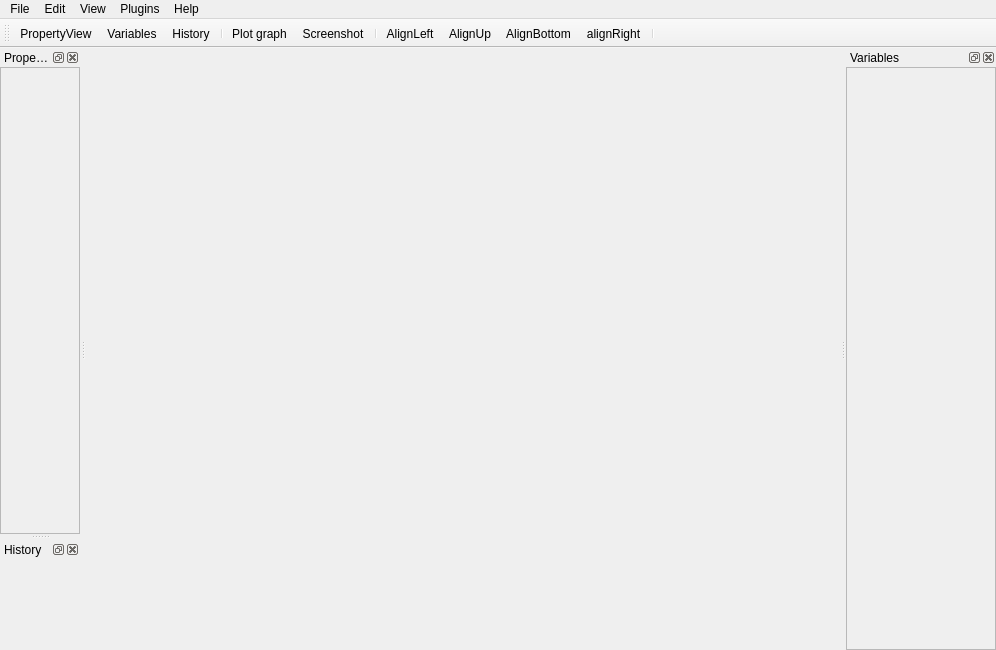
<?xml version="1.0" encoding="UTF-8"?>
<ui version="4.0">
 <class>MainWindow</class>
 <widget class="QMainWindow" name="MainWindow">
  <property name="enabled">
   <bool>true</bool>
  </property>
  <property name="geometry">
   <rect>
    <x>0</x>
    <y>0</y>
    <width>996</width>
    <height>650</height>
   </rect>
  </property>
  <property name="windowTitle">
   <string>PyFlow</string>
  </property>
  <property name="windowIcon">
   <iconset resource="../nodes_res.qrc">
    <normaloff>:/icons/resources/LogoBpApp.png</normaloff>:/icons/resources/LogoBpApp.png</iconset>
  </property>
  <property name="documentMode">
   <bool>false</bool>
  </property>
  <property name="dockOptions">
   <set>QMainWindow::AllowTabbedDocks</set>
  </property>
  <widget class="QWidget" name="centralwidget">
   <property name="locale">
    <locale language="English" country="UnitedStates"/>
   </property>
   <layout class="QGridLayout" name="gridLayout_3">
    <property name="leftMargin">
     <number>1</number>
    </property>
    <property name="topMargin">
     <number>1</number>
    </property>
    <property name="rightMargin">
     <number>1</number>
    </property>
    <property name="bottomMargin">
     <number>1</number>
    </property>
    <property name="spacing">
     <number>1</number>
    </property>
    <item row="1" column="0">
     <widget class="QSplitter" name="horizontal_splitter">
      <property name="styleSheet">
       <string notr="true"/>
      </property>
      <property name="orientation">
       <enum>Qt::Horizontal</enum>
      </property>
      <widget class="QWidget" name="SceneWidget" native="true">
       <layout class="QGridLayout" name="gridLayout">
        <property name="leftMargin">
         <number>1</number>
        </property>
        <property name="topMargin">
         <number>1</number>
        </property>
        <property name="rightMargin">
         <number>1</number>
        </property>
        <property name="bottomMargin">
         <number>1</number>
        </property>
        <item row="1" column="0">
         <layout class="QGridLayout" name="SceneLayout">
          <property name="sizeConstraint">
           <enum>QLayout::SetMaximumSize</enum>
          </property>
         </layout>
        </item>
        <item row="0" column="0">
         <widget class="QWidget" name="widgetCurrentGraphPath" native="true">
          <property name="sizePolicy">
           <sizepolicy hsizetype="Preferred" vsizetype="Maximum">
            <horstretch>0</horstretch>
            <verstretch>0</verstretch>
           </sizepolicy>
          </property>
          <layout class="QHBoxLayout" name="horizontalLayout_3">
           <property name="leftMargin">
            <number>0</number>
           </property>
           <property name="topMargin">
            <number>0</number>
           </property>
           <property name="rightMargin">
            <number>0</number>
           </property>
           <property name="bottomMargin">
            <number>0</number>
           </property>
           <item>
            <layout class="QHBoxLayout" name="layoutGraphPath">
             <property name="spacing">
              <number>2</number>
             </property>
             <property name="topMargin">
              <number>2</number>
             </property>
             <property name="bottomMargin">
              <number>2</number>
             </property>
             <item>
              <spacer name="horizontalSpacer">
               <property name="orientation">
                <enum>Qt::Horizontal</enum>
               </property>
               <property name="sizeHint" stdset="0">
                <size>
                 <width>40</width>
                 <height>20</height>
                </size>
               </property>
              </spacer>
             </item>
            </layout>
           </item>
          </layout>
         </widget>
        </item>
       </layout>
      </widget>
     </widget>
    </item>
    <item row="0" column="0">
     <widget class="QWidget" name="widget" native="true">
      <property name="sizePolicy">
       <sizepolicy hsizetype="Preferred" vsizetype="Maximum">
        <horstretch>0</horstretch>
        <verstretch>0</verstretch>
       </sizepolicy>
      </property>
      <layout class="QHBoxLayout" name="horizontalLayout">
       <property name="leftMargin">
        <number>0</number>
       </property>
       <property name="topMargin">
        <number>0</number>
       </property>
       <property name="rightMargin">
        <number>0</number>
       </property>
       <property name="bottomMargin">
        <number>0</number>
       </property>
      </layout>
     </widget>
    </item>
   </layout>
  </widget>
  <widget class="QMenuBar" name="menuBar">
   <property name="geometry">
    <rect>
     <x>0</x>
     <y>0</y>
     <width>996</width>
     <height>21</height>
    </rect>
   </property>
   <widget class="QMenu" name="menuEdit">
    <property name="title">
     <string>Edit</string>
    </property>
    <addaction name="actionDelete"/>
    <addaction name="separator"/>
    <addaction name="actionClear_history"/>
   </widget>
   <widget class="QMenu" name="menuView">
    <property name="title">
     <string>View</string>
    </property>
    <addaction name="actionVariables"/>
    <addaction name="actionHistory"/>
    <addaction name="actionPropertyView"/>
   </widget>
   <widget class="QMenu" name="menuFile">
    <property name="title">
     <string>File</string>
    </property>
    <addaction name="actionNew"/>
    <addaction name="actionSave"/>
    <addaction name="actionLoad"/>
    <addaction name="actionSave_as"/>
   </widget>
   <widget class="QMenu" name="menuHelp">
    <property name="title">
     <string>Help</string>
    </property>
    <addaction name="actionPlot_graph"/>
    <addaction name="actionShortcuts"/>
   </widget>
   <widget class="QMenu" name="menuPlugins">
    <property name="title">
     <string>Plugins</string>
    </property>
    <addaction name="actionNew_Node"/>
    <addaction name="actionNew_Command"/>
    <addaction name="actionFunction_Library"/>
    <addaction name="actionNew_pin"/>
   </widget>
   <addaction name="menuFile"/>
   <addaction name="menuEdit"/>
   <addaction name="menuView"/>
   <addaction name="menuPlugins"/>
   <addaction name="menuHelp"/>
  </widget>
  <widget class="QToolBar" name="toolBar">
   <property name="windowTitle">
    <string>toolBar</string>
   </property>
   <attribute name="toolBarArea">
    <enum>TopToolBarArea</enum>
   </attribute>
   <attribute name="toolBarBreak">
    <bool>false</bool>
   </attribute>
   <addaction name="actionPropertyView"/>
   <addaction name="actionVariables"/>
   <addaction name="actionHistory"/>
   <addaction name="separator"/>
   <addaction name="actionPlot_graph"/>
   <addaction name="actionScreenshot"/>
   <addaction name="separator"/>
   <addaction name="actionAlignLeft"/>
   <addaction name="actionAlignUp"/>
   <addaction name="actionAlignBottom"/>
   <addaction name="actionAlignRight"/>
   <addaction name="separator"/>
  </widget>
  <widget class="QDockWidget" name="dockWidgetVariables">
   <property name="minimumSize">
    <size>
     <width>150</width>
     <height>113</height>
    </size>
   </property>
   <property name="floating">
    <bool>false</bool>
   </property>
   <property name="features">
    <set>QDockWidget::AllDockWidgetFeatures</set>
   </property>
   <property name="allowedAreas">
    <set>Qt::BottomDockWidgetArea|Qt::LeftDockWidgetArea|Qt::RightDockWidgetArea</set>
   </property>
   <property name="windowTitle">
    <string>Variables</string>
   </property>
   <attribute name="dockWidgetArea">
    <number>2</number>
   </attribute>
   <widget class="QWidget" name="dockWidgetContents_5">
    <layout class="QVBoxLayout" name="verticalLayout_2">
     <property name="leftMargin">
      <number>0</number>
     </property>
     <property name="topMargin">
      <number>0</number>
     </property>
     <property name="rightMargin">
      <number>0</number>
     </property>
     <property name="bottomMargin">
      <number>0</number>
     </property>
     <item>
      <widget class="QScrollArea" name="scrollArea_2">
       <property name="widgetResizable">
        <bool>true</bool>
       </property>
       <widget class="QWidget" name="scrollAreaWidgetContents_2">
        <property name="geometry">
         <rect>
          <x>0</x>
          <y>0</y>
          <width>148</width>
          <height>571</height>
         </rect>
        </property>
        <property name="sizePolicy">
         <sizepolicy hsizetype="Preferred" vsizetype="Preferred">
          <horstretch>0</horstretch>
          <verstretch>0</verstretch>
         </sizepolicy>
        </property>
        <layout class="QGridLayout" name="gridLayout_5">
         <property name="leftMargin">
          <number>0</number>
         </property>
         <property name="topMargin">
          <number>0</number>
         </property>
         <property name="rightMargin">
          <number>0</number>
         </property>
         <property name="bottomMargin">
          <number>0</number>
         </property>
         <item row="0" column="0">
          <layout class="QGridLayout" name="leftDockGridLayout"/>
         </item>
        </layout>
       </widget>
      </widget>
     </item>
    </layout>
   </widget>
  </widget>
  <widget class="QDockWidget" name="dockWidgetNodeView">
   <property name="minimumSize">
    <size>
     <width>80</width>
     <height>93</height>
    </size>
   </property>
   <property name="allowedAreas">
    <set>Qt::BottomDockWidgetArea|Qt::LeftDockWidgetArea|Qt::RightDockWidgetArea</set>
   </property>
   <property name="windowTitle">
    <string>PropertyView</string>
   </property>
   <attribute name="dockWidgetArea">
    <number>1</number>
   </attribute>
   <widget class="QWidget" name="dockWidgetContents">
    <layout class="QVBoxLayout" name="verticalLayout">
     <property name="spacing">
      <number>0</number>
     </property>
     <property name="leftMargin">
      <number>0</number>
     </property>
     <property name="topMargin">
      <number>0</number>
     </property>
     <property name="rightMargin">
      <number>0</number>
     </property>
     <property name="bottomMargin">
      <number>0</number>
     </property>
     <item>
      <widget class="QScrollArea" name="scrollArea">
       <property name="widgetResizable">
        <bool>true</bool>
       </property>
       <widget class="QWidget" name="scrollAreaWidgetContents_3">
        <property name="geometry">
         <rect>
          <x>0</x>
          <y>0</y>
          <width>78</width>
          <height>396</height>
         </rect>
        </property>
        <layout class="QGridLayout" name="gridLayout_4">
         <property name="leftMargin">
          <number>0</number>
         </property>
         <property name="topMargin">
          <number>0</number>
         </property>
         <property name="rightMargin">
          <number>0</number>
         </property>
         <property name="bottomMargin">
          <number>0</number>
         </property>
         <item row="0" column="0">
          <layout class="QFormLayout" name="formLayout"/>
         </item>
        </layout>
       </widget>
      </widget>
     </item>
    </layout>
   </widget>
  </widget>
  <widget class="QDockWidget" name="dockWidgetUndoStack">
   <property name="enabled">
    <bool>true</bool>
   </property>
   <property name="windowIcon">
    <iconset resource="../nodes_res.qrc">
     <normaloff>:/icons/resources/history.png</normaloff>:/icons/resources/history.png</iconset>
   </property>
   <property name="allowedAreas">
    <set>Qt::BottomDockWidgetArea|Qt::LeftDockWidgetArea|Qt::RightDockWidgetArea</set>
   </property>
   <property name="windowTitle">
    <string>History</string>
   </property>
   <attribute name="dockWidgetArea">
    <number>1</number>
   </attribute>
   <widget class="QWidget" name="dockWidgetContents_3">
    <property name="sizePolicy">
     <sizepolicy hsizetype="Preferred" vsizetype="Expanding">
      <horstretch>0</horstretch>
      <verstretch>0</verstretch>
     </sizepolicy>
    </property>
    <layout class="QGridLayout" name="gridLayout_6">
     <property name="leftMargin">
      <number>1</number>
     </property>
     <property name="topMargin">
      <number>1</number>
     </property>
     <property name="rightMargin">
      <number>1</number>
     </property>
     <property name="bottomMargin">
      <number>1</number>
     </property>
     <property name="spacing">
      <number>1</number>
     </property>
    </layout>
   </widget>
  </widget>
  <action name="actionDelete">
   <property name="icon">
    <iconset resource="../nodes_res.qrc">
     <normaloff>:/icons/resources/delete_icon.png</normaloff>:/icons/resources/delete_icon.png</iconset>
   </property>
   <property name="text">
    <string>Delete</string>
   </property>
  </action>
  <action name="actionSave">
   <property name="icon">
    <iconset resource="../nodes_res.qrc">
     <normaloff>:/icons/resources/save_icon.png</normaloff>:/icons/resources/save_icon.png</iconset>
   </property>
   <property name="text">
    <string>Save</string>
   </property>
  </action>
  <action name="actionLoad">
   <property name="icon">
    <iconset resource="../nodes_res.qrc">
     <normaloff>:/icons/resources/folder_open_icon.png</normaloff>:/icons/resources/folder_open_icon.png</iconset>
   </property>
   <property name="text">
    <string>Load</string>
   </property>
  </action>
  <action name="actionSave_as">
   <property name="icon">
    <iconset resource="../nodes_res.qrc">
     <normaloff>:/icons/resources/save_as_icon.png</normaloff>:/icons/resources/save_as_icon.png</iconset>
   </property>
   <property name="text">
    <string>Save as</string>
   </property>
  </action>
  <action name="actionPlot_graph">
   <property name="icon">
    <iconset resource="../nodes_res.qrc">
     <normaloff>:/icons/resources/plot_icon.png</normaloff>:/icons/resources/plot_icon.png</iconset>
   </property>
   <property name="text">
    <string>Plot graph</string>
   </property>
  </action>
  <action name="actionScreenshot">
   <property name="icon">
    <iconset resource="../nodes_res.qrc">
     <normaloff>:/icons/resources/screenshot_icon.png</normaloff>:/icons/resources/screenshot_icon.png</iconset>
   </property>
   <property name="text">
    <string>Screenshot</string>
   </property>
  </action>
  <action name="actionShortcuts">
   <property name="icon">
    <iconset resource="../nodes_res.qrc">
     <normaloff>:/icons/resources/shortcuts_icon.png</normaloff>:/icons/resources/shortcuts_icon.png</iconset>
   </property>
   <property name="text">
    <string>Shortcuts</string>
   </property>
  </action>
  <action name="actionAlignLeft">
   <property name="icon">
    <iconset resource="../nodes_res.qrc">
     <normaloff>:/icons/resources/alignleft.png</normaloff>:/icons/resources/alignleft.png</iconset>
   </property>
   <property name="text">
    <string>AlignLeft</string>
   </property>
   <property name="toolTip">
    <string>Align selected nodes by the left most</string>
   </property>
  </action>
  <action name="actionAlignUp">
   <property name="icon">
    <iconset resource="../nodes_res.qrc">
     <normaloff>:/icons/resources/aligntop.png</normaloff>:/icons/resources/aligntop.png</iconset>
   </property>
   <property name="text">
    <string>AlignUp</string>
   </property>
   <property name="toolTip">
    <string>Align selected nodes by the up most</string>
   </property>
  </action>
  <action name="actionPropertyView">
   <property name="icon">
    <iconset resource="../nodes_res.qrc">
     <normaloff>:/icons/resources/property_icon.png</normaloff>:/icons/resources/property_icon.png</iconset>
   </property>
   <property name="text">
    <string>PropertyView</string>
   </property>
   <property name="toolTip">
    <string>toggle property view</string>
   </property>
  </action>
  <action name="actionAlignBottom">
   <property name="icon">
    <iconset resource="../nodes_res.qrc">
     <normaloff>:/icons/resources/alignbottom.png</normaloff>:/icons/resources/alignbottom.png</iconset>
   </property>
   <property name="text">
    <string>AlignBottom</string>
   </property>
  </action>
  <action name="actionAlignRight">
   <property name="icon">
    <iconset resource="../nodes_res.qrc">
     <normaloff>:/icons/resources/alignright.png</normaloff>:/icons/resources/alignright.png</iconset>
   </property>
   <property name="text">
    <string>alignRight</string>
   </property>
  </action>
  <action name="actionNew_Node">
   <property name="icon">
    <iconset resource="../nodes_res.qrc">
     <normaloff>:/icons/resources/brick.png</normaloff>:/icons/resources/brick.png</iconset>
   </property>
   <property name="text">
    <string>New node</string>
   </property>
   <property name="toolTip">
    <string>New node</string>
   </property>
  </action>
  <action name="actionNew_Command">
   <property name="icon">
    <iconset resource="../nodes_res.qrc">
     <normaloff>:/icons/resources/script.png</normaloff>:/icons/resources/script.png</iconset>
   </property>
   <property name="text">
    <string>New editor command</string>
   </property>
   <property name="toolTip">
    <string>New editor command</string>
   </property>
  </action>
  <action name="actionFunction_Library">
   <property name="icon">
    <iconset resource="../nodes_res.qrc">
     <normaloff>:/icons/resources/function.png</normaloff>:/icons/resources/function.png</iconset>
   </property>
   <property name="text">
    <string>New function library</string>
   </property>
   <property name="toolTip">
    <string>New function library</string>
   </property>
  </action>
  <action name="actionClear_history">
   <property name="icon">
    <iconset resource="../nodes_res.qrc">
     <normaloff>:/icons/resources/clear_icon.png</normaloff>:/icons/resources/clear_icon.png</iconset>
   </property>
   <property name="text">
    <string>Clear history</string>
   </property>
  </action>
  <action name="actionVariables">
   <property name="icon">
    <iconset resource="../nodes_res.qrc">
     <normaloff>:/icons/resources/variable.png</normaloff>:/icons/resources/variable.png</iconset>
   </property>
   <property name="text">
    <string>Variables</string>
   </property>
  </action>
  <action name="actionHistory">
   <property name="icon">
    <iconset resource="../nodes_res.qrc">
     <normaloff>:/icons/resources/history.png</normaloff>:/icons/resources/history.png</iconset>
   </property>
   <property name="text">
    <string>History</string>
   </property>
  </action>
  <action name="actionNew_pin">
   <property name="icon">
    <iconset resource="../nodes_res.qrc">
     <normaloff>:/icons/resources/pin.png</normaloff>:/icons/resources/pin.png</iconset>
   </property>
   <property name="text">
    <string>New pin</string>
   </property>
  </action>
  <action name="actionNew">
   <property name="icon">
    <iconset resource="../nodes_res.qrc">
     <normaloff>:/icons/resources/new_file_icon.png</normaloff>:/icons/resources/new_file_icon.png</iconset>
   </property>
   <property name="text">
    <string>New</string>
   </property>
  </action>
 </widget>
 <resources>
  <include location="../nodes_res.qrc"/>
 </resources>
 <connections/>
</ui>
